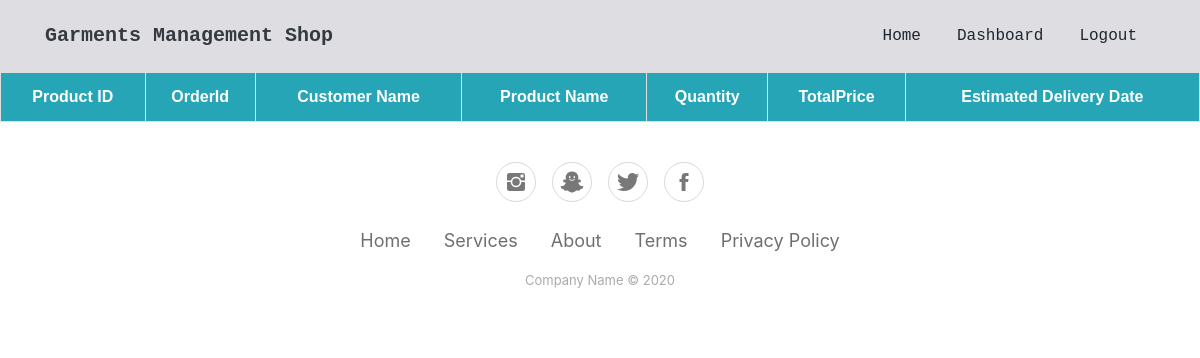
The app's page /showShipments/ (signed in), older data.
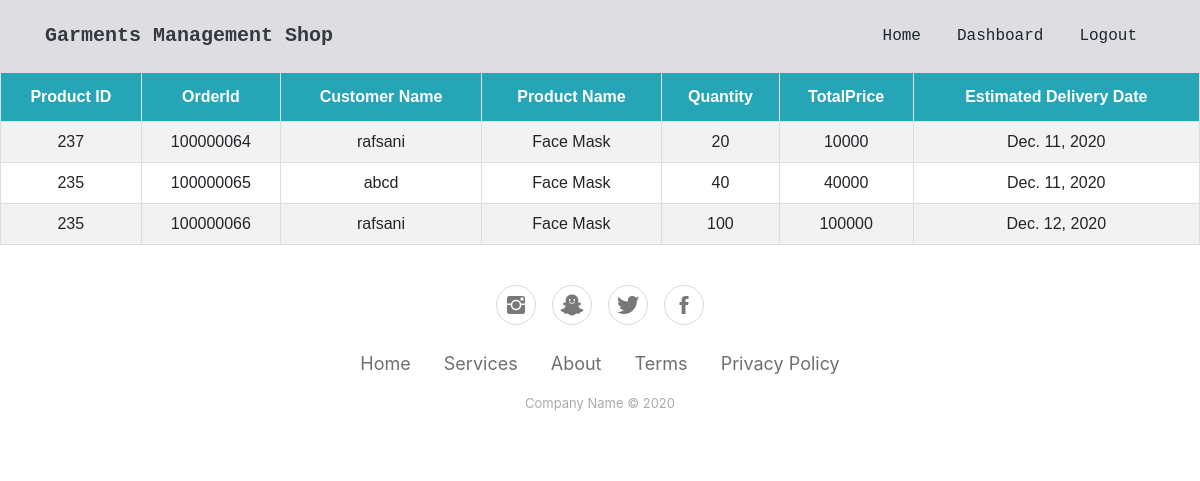
The same page, newer data.
### GarmentsManagementApp/models.py (models this page shows)
class Shipments(models.Model):
    product = models.ForeignKey(Products, on_delete=models.CASCADE)
    order = models.ForeignKey(Order, on_delete=models.CASCADE, null=True)
    delivaryDate = models.DateField()

class Products(models.Model):
    product_id = models.IntegerField(unique=True,default=-1)
    current_stock = models.IntegerField(null=True)
    garment = models.ForeignKey(Garment,on_delete=models.CASCADE,null=True)
    Name=models.CharField(max_length=20)
    price = models.fields.PositiveIntegerField()
    description = models.CharField(max_length=200)
    workingDaysPerItem = models.IntegerField(null=True)

class Order(models.Model):
    OrderID = models.IntegerField(unique=True,default=-1)
    Status = models.CharField(max_length= 20,null=True)
    CustomerName = models.CharField(max_length=20)
    CustomerPhn = models.CharField(max_length=12)
    department = models.ForeignKey(Department,on_delete=models.CASCADE,null=True)
    product = models.ForeignKey(Products,on_delete=models.CASCADE)
    quantity = models.IntegerField()
    TotalPrice = models.BigIntegerField()

### GarmentsManagementApp/views.py (the view)
# urls.py: path('showShipments/',views.showShipments,name='showShipments'),
@login_required(login_url='/login/')
def showShipments(request):
    list = Shipments.objects.all()
    return render(request,'showShipments.html',{'list':list})

### templates/showShipments.html (shortened to what this page needs)
{% extends 'index.html' %}
{% block content %}
    </head>
    <body>
    <table id="customers">
        <tr>
            <th>Product ID</th>
            <th>OrderId</th>
            <th>Customer Name</th>
            <th>Product Name</th>
            <th>Quantity</th>
            <th>TotalPrice</th>
            <th> Estimated Delivery Date</th>
        </tr>
        {% for item in list %}
            <tr>
                <td>{{ item.product.product_id }}</td>
                <td>{{ item.order.OrderID }}</td>
                <td>{{ item.order.CustomerName }}</td>
                <td>{{ item.product.Name }}</td>
                <td>{{ item.order.quantity }}</td>
                <td>{{ item.order.TotalPrice }}</td>
                <td>{{ item.delivaryDate }}</td>
            </tr>
        {% endfor %}
    </table>
{% endblock %}

Row changes from the older to the newer data that the page shows:
added Shipments: product.product_id "237", order.OrderID "100000064", order.CustomerName "rafsani", product.Name "Face Mask", order.quantity "20", order.TotalPrice "10000", delivaryDate "Dec. 11, 2020"
added Shipments: product.product_id "235", order.OrderID "100000065", order.CustomerName "abcd", product.Name "Face Mask", order.quantity "40", order.TotalPrice "40000", delivaryDate "Dec. 11, 2020"
added Shipments: product.product_id "235", order.OrderID "100000066", order.CustomerName "rafsani", product.Name "Face Mask", order.quantity "100", order.TotalPrice "100000", delivaryDate "Dec. 12, 2020"
